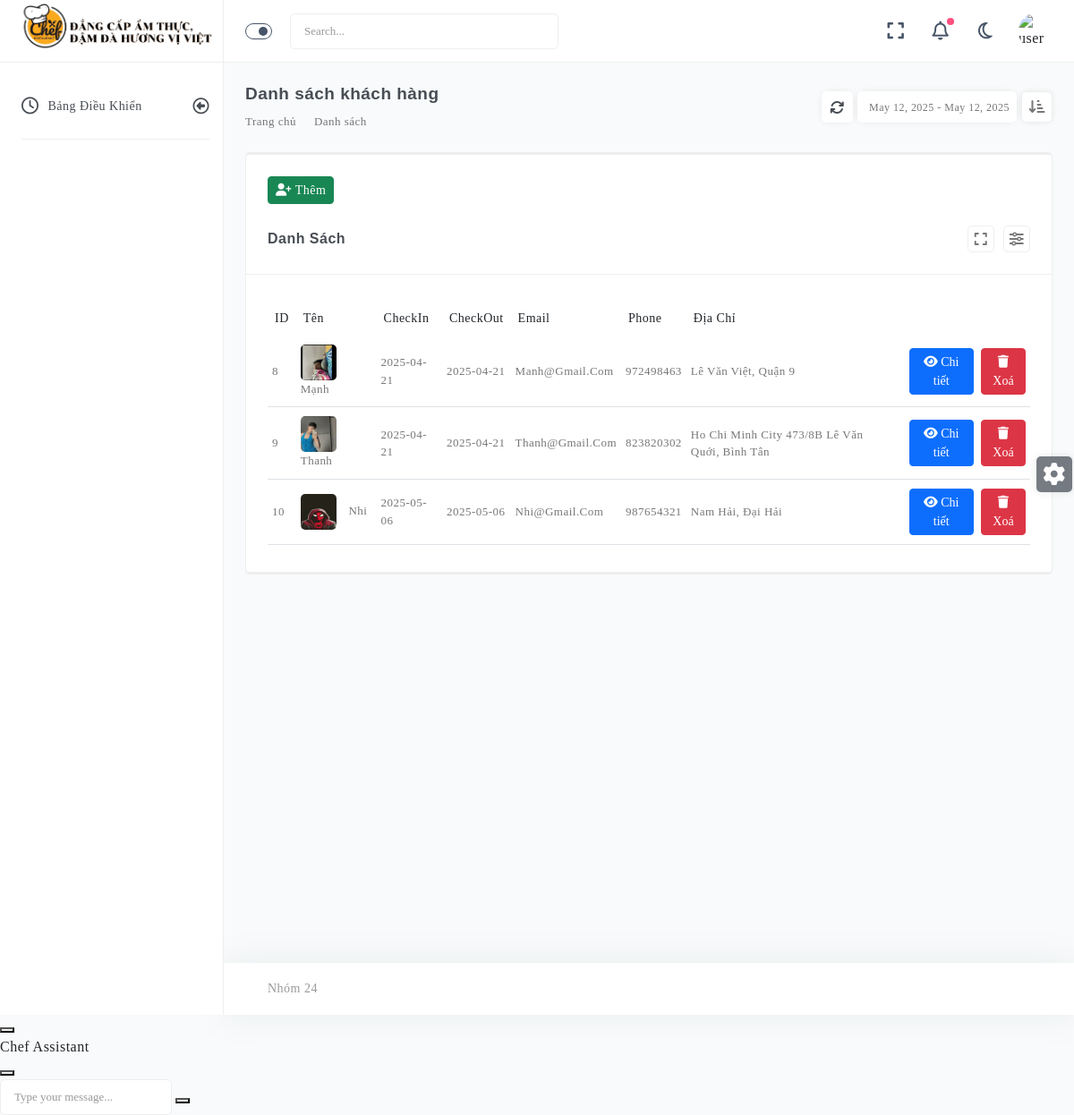
The app's page /view/admin/list-customer.php with its own data.
### tables this page shows
CREATE TABLE `NguoiDung` (
  `ID_User` int(10) NOT NULL,
  `TenUser` varchar(250) NOT NULL,
  `MatKhau` varchar(250) NOT NULL,
  `Email` varchar(250) NOT NULL,
  `SoDienThoai` int(10) NOT NULL,
  `DiaChi` varchar(250) NOT NULL,
  `NgaySinh` date NOT NULL,
  `HinhAnh` varchar(250) NOT NULL,
  `CheckIn` date DEFAULT NULL,
  `CheckOut` date DEFAULT NULL,
  `ID_Role` int(10) NOT NULL
);

### model/mUser.php (called while the page is built, shortened)
<?php
class UserModel
{
    public function getAllCustomers()
    {
        $p = new ketnoi();
        $con = $p->Moketnoi();
        $sql = "SELECT * FROM NguoiDung WHERE ID_Role = 3";
        $result = mysqli_query($con, $sql);
        return $result;
    }
}

### controller/cUser.php (called while the page is built, shortened)
<?php
include_once(__DIR__ . "/../model/mUser.php");
class UserController
{
    public function StaffGetAllCustomers()
    {
        $model = new UserModel();
        return $model->getAllCustomers();
    }
}

### view/admin/list-customer.php (the view, shortened to what this page needs)
<?php
include_once(__DIR__ . "/../../controller/cUser.php");
$userController = new UserController();
$result = $userController->StaffGetAllCustomers();
$data = [];
if ($result) {
	while ($row = mysqli_fetch_assoc($result)) {
		$data[] = $row;
	}
}
?>
<!DOCTYPE html>
<html lang="en" dir="ltr">
<head>
	<?php
	include('./head-resource-ad.php');
	?>
</head>
<body data-lh-mode="light">
	<main class="wrapper sb-default">
		<header class="lh-header">
			<div class="container-fluid">
				<div class="lh-header-items">
					<div class="left-header">
						<a href="javascript:void(0)" class="lh-toggle-sidebar">
							<span class="outer-ring">
								<span class="inner-ring"></span>
							</span>
						</a>
						<div class="header-search-box">
							<div class="header-search-drop">
								<form class="lh-search">
									<input class="search-input" type="text" placeholder="Search...">
									<a href="javascript:void(0)" class="search-btn"><i class="ri-search-line"></i>
									</a>
								</form>
							</div>
						</div>
					</div>
					<div class="right-header">
						<div class="lh-right-tool display-screen">
							<a class="lh-screen full" href="javascript:void(0)"><i class="fa-solid fa-expand"></i></a>
						</div>
						<div class="lh-right-tool">
							<a class="lh-notify" href="javascript:void(0)">
								<i class="fa-regular fa-bell"></i>
								<span class="label"></span>
							</a>
						</div>
						<div class="lh-right-tool display-dark">
							<a class="lh-mode dark" href="javascript:void(0)"><i class="fa-regular fa-moon"></i></a>
						</div>
						<div class="lh-right-tool lh-user-drop">
							<div class="lh-hover-drop">
								<div class="lh-hover-tool">
									<img class="user" id="user-img" src="<?php echo !empty($data['HinhAnh']) ? '../../assets_admin/img/user/' . htmlspecialchars($data['HinhAnh']) : '../../assets_admin/img/user/minh.jpg'; ?>" alt="user">
								</div>
							</div>
						</div>
					</div>
				</div>
		</header>
		<div class="lh-sidebar" data-mode="light">
			<div class="lh-sb-logo">
				<a href="./index.php" class="sb-full"><img src="../../assets_admin/img/logo/logo2.png" alt="logo" style="width:326px;text-align:center;margin-left:-60px"></a>
			</div>
			<div class="lh-sb-wrapper">
				<div class="lh-sb-content">
					<ul class="lh-sb-list">
						<li class="lh-sb-item sb-drop-item">
							<a href="javascript:void(0)" class="lh-drop-toggle">
								<i class="fa-regular fa-clock"></i>
								<span class="condense">Bảng Điều Khiển<i class="drop-arrow fa-regular fa-circle-left"></i></span>
							</a>
						</li>
						<li class="lh-sb-item-separator"></li>
					</ul>
				</div>
			</div>
		</div>
		<div class="lh-main-content">
			<div class="container-fluid">
				<div class="lh-page-title">
					<div class="lh-breadcrumb">
						<h5>Danh sách khách hàng</h5>
						<ul>
							<li><a href="./index.php">Trang chủ</a></li>
							<li>Danh sách</li>
						</ul>
					</div>
					<div class="lh-tools">
						<a href="javascript:void(0)" title="Refresh" class="refresh"><i class="fa-solid fa-arrows-rotate"></i></a>
						<div id="pagedate">
							<div class="lh-date-range" title="Date">
								<span></span>
							</div>
						</div>
						<div class="filter">
							<div class="dropdown" title="Filter">
								<button class="btn dropdown-toggle" type="button" id="dropdownMenuButton1"
									data-bs-toggle="dropdown" aria-expanded="false">
									<i class="fa-solid fa-arrow-down-short-wide"></i>
								</button>
							</div>
						</div>
					</div>
				</div>
				<div class="row">
					<div class="col-xl-12 col-md-12">
						<div class="lh-card" id="bookingtbl">
							<a href="customer-add.php" class="btn btn-success btn-sm mt-4 ms-4 ">
								<i class="fa-solid fa-user-plus"></i> Thêm
							</a>
							<div class="lh-card-header">
								<h4 class="lh-card-title">Danh sách</h4>
								<div class="header-tools">
									<a href="javascript:void(0)" class="m-r-10 lh-full-card">
										<i class="fa-solid fa-expand" title="Full Screen"></i></a>
									<div class="lh-date-range dots">
										<i class="fa-solid fa-sliders"></i>
									</div>
								</div>
							</div>
							<div class="lh-card-content card-default">
								<div class="booking-table">
									<div class="table-responsive">
										<table id="guest_table" class="table">
											<thead>
												<tr>
													<th>ID</th>
													<th>Tên</th>
													<th>CheckIn</th>
													<th>CheckOut</th>
													<th>Email</th>
													<th>Phone</th>
													<th>Địa chỉ</th>
												</tr>
											</thead>
											<tbody>
												<?php if (!empty($data)): ?>
													<?php foreach ($data as $item): ?>
														<tr>
															<td><?php echo htmlspecialchars($item['ID_User']); ?></td>
															<td>
																<img class="cat-thumb" src="<?php echo !empty($item['HinhAnh']) ? '../../assets_admin/img/user/' . htmlspecialchars($item['HinhAnh']) : '../../assets_admin/img/user/minh.jpg'; ?>" alt="avatar">
																<span class="name"><?php echo htmlspecialchars($item['TenUser']); ?></span>
															</td>
															<td><?php echo htmlspecialchars($item['CheckIn']);?></td>
															<td><?php echo htmlspecialchars($item['CheckOut']);?></td>
															<td><?php echo htmlspecialchars($item['Email']); ?></td>
															<td><?php echo htmlspecialchars($item['SoDienThoai']); ?></td>
															<td><?php echo htmlspecialchars($item['DiaChi']); ?></td>
															<td>
																<div class="d-flex justify-content-center ">
																	<button class="btn btn-primary btn-sm ms-2">
																		<a href="./customer-details.php?id=<?php echo $item['ID_User']; ?>" style="color: white; text-decoration: none;">
																			<i class="fa-solid fa-eye"></i> Chi tiết
																		</a>
																	</button>
																	<form method="POST" onsubmit="return confirm('Bạn có chắc muốn xoá khách hàng này?');">
																		<button type="submit" class="btn btn-danger btn-sm ms-2">
																			<i class="fa-solid fa-trash"></i> Xoá
																		</button>
																	</form>
																</div>
															</td>
														</tr>
													<?php endforeach; ?>
												<?php else: ?>
													<tr>
														<td colspan="8" class="text-center">Không có khách hàng nào.</td>
													</tr>
												<?php endif; ?>
											</tbody>
										</table>
									</div>
								</div>
							</div>
						</div>
					</div>
				</div>
			</div>
		</div>
		<footer>
			<div class="container-fluid">
				<div class="copyright">
					<p>
						<span style="margin-left: 22px"> Nhóm 24</span>
					</p>
				</div>
			</div>
		</footer>
		<div class="lh-tools-sidebar">
			 <a href="javascript:void(0)" class="lh-tools-sidebar-toggle in-out">
        <i class="fa-solid fa-gear"></i>
      </a>
		</div>
	</main>
	<?php
	include('../customer/chatbot.php');
	?>
</body>
</html>

### view/admin/list-customer.php (style rules this page uses)
#user-img { width: 40px; height: 40px; border-radius: 50%; object-fit: cover; border: 2px solid #fff; }

### records on screen
nguoidung: ID_User "8", HinhAnh (picture), TenUser "Mạnh", CheckIn "2025-04-21", CheckOut "2025-04-21", Email "Manh@gmail.com", SoDienThoai "972498463", DiaChi "Lê Văn Việt, Quận 9"
nguoidung: ID_User "9", HinhAnh (picture), TenUser "Thanh", CheckIn "2025-04-21", CheckOut "2025-04-21", Email "Thanh@gmail.com", SoDienThoai "823820302", DiaChi "Ho Chi Minh City 473/8B Lê Văn Quới, Bình Tân"
nguoidung: ID_User "10", HinhAnh (picture), TenUser "Nhi", CheckIn "2025-05-06", CheckOut "2025-05-06", Email "Nhi@gmail.com", SoDienThoai "987654321", DiaChi "Nam Hải, Đại Hải"
